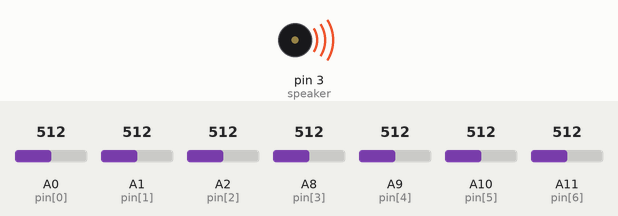
A sketch run on a simulated Arduino Mega 2560, built with avr-gcc and run on an emulated ATmega2560. On the bench: buzzer (waves = sounding). The test bench sets the inputs (shaded band); at power-on: A0 (pin[0]) = 512, A1 (pin[1]) = 512, A2 (pin[2]) = 512, A8 (pin[3]) = 512, A9 (pin[4]) = 512, A10 (pin[5]) = 512, A11 (pin[6]) = 512. What the sketch prints to the serial monitor is not drawn.

Above: at 0.1 s.
Timing chart, 0 to 1.6 s (numbered marks = the images above):
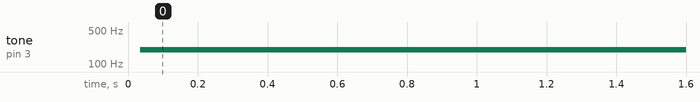

The sketch:

tone.ino
```cpp
int pin[7] = {A0,A1,A2,A8,A9,A10,A11}; // pin that reads voltage
int x;int y;int z;
 #define speaker 3                     // speaker output pin
int volts[10] = {analogRead (pin[x])};  //stores 10 readings of voltage for ONE pin
                //number of samples for the average mean vaule is 10
int sum;int sum1;int average;       // aVERAGE VARIABLES
int store [7];                    //stores AVERAGE reading of voltages of ALL pins

void setup() {

for (x = 0;x<=6; x++){
pinMode (pin[x], INPUT);
pinMode(speaker,OUTPUT);

Serial.begin (115200);}}

void loop() {
const int samples = 10;

    for ( x = 0; x <= 6 ; x++){
      for ( y = 0;y<= 9 ; y++){
       analogRead (pin [x]);                    //read voltage at each pin
        volts [y] = analogRead (pin [x]);          // store voltage of each pin in the array volts(up to 10 values as the array can only store 10 values)
        sum = volts[y];                    // sum of all the votlage (10 values)
        sum1 = sum += analogRead (pin [x]);  //add the previous analog reading to the current
        average = sum1/samples;
         store [x] = average;
          Serial.println ("");
          Serial.println (store [5]);}}


const int EV =97;                     //value obtained through testing and observing how the voltage changes during serial.

  if ( (store [0]) > EV){   // if average voltage for the first pin value stored in the array (pin A0) is larger than 97
tone (speaker,195.9977);}   // tone(pin,frequency) to play


   else if ((store [1]) > EV ){
    tone (speaker,220.0000);}


     else if(store [2] > EV){
     tone(speaker,246.9417);}


  else if (store [3] > EV ){
     tone ( speaker,261.6256);}


       else if (store [4] > EV){
        tone (speaker,293.6648);}


         else if (store [5] > EV){
           tone(speaker,329.6276);}


                else if (store [6] > EV){
                  tone(speaker,523.2511);}

                  else {noTone(speaker);}} // prevents speaker from playing continuously.
```

Measured:
- by itself, tone on pin 3 (speaker): silent → 195 Hz at 0.04 s
